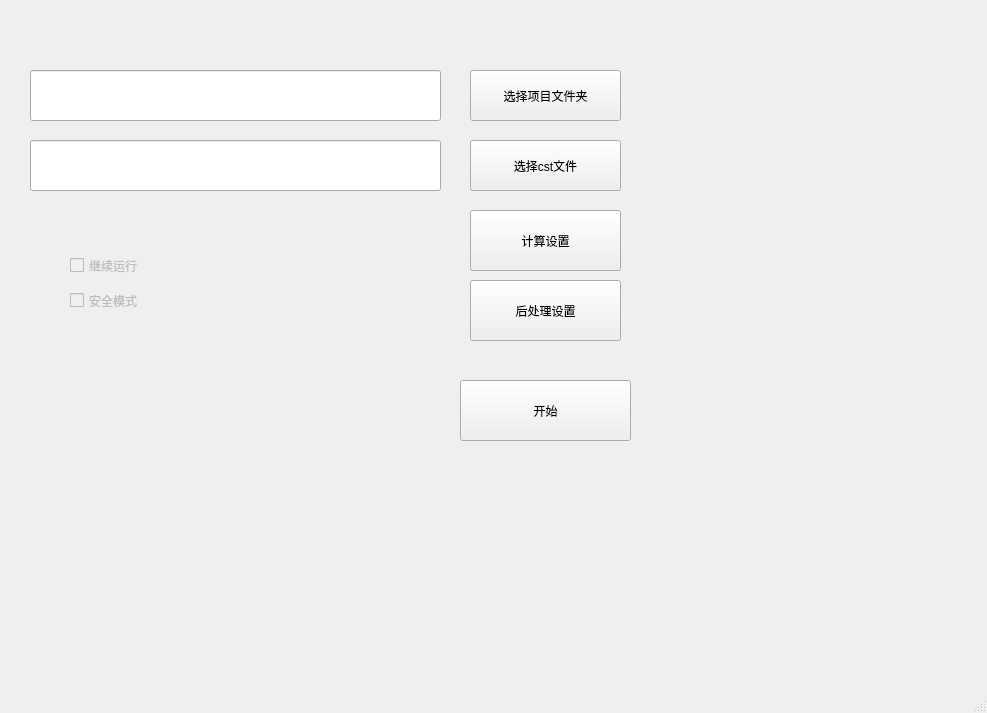
<?xml version="1.0" encoding="UTF-8"?>
<ui version="4.0">
 <class>MainWindow</class>
 <widget class="QMainWindow" name="MainWindow">
  <property name="geometry">
   <rect>
    <x>0</x>
    <y>0</y>
    <width>987</width>
    <height>713</height>
   </rect>
  </property>
  <property name="windowTitle">
   <string>MainWindow</string>
  </property>
  <widget class="QWidget" name="centralwidget">
   <widget class="QPushButton" name="selectProjectDirButton">
    <property name="geometry">
     <rect>
      <x>470</x>
      <y>70</y>
      <width>151</width>
      <height>51</height>
     </rect>
    </property>
    <property name="text">
     <string>选择项目文件夹</string>
    </property>
   </widget>
   <widget class="QLineEdit" name="dirNameLineEdit">
    <property name="geometry">
     <rect>
      <x>30</x>
      <y>70</y>
      <width>411</width>
      <height>51</height>
     </rect>
    </property>
   </widget>
   <widget class="QPushButton" name="StartButton">
    <property name="geometry">
     <rect>
      <x>460</x>
      <y>380</y>
      <width>171</width>
      <height>61</height>
     </rect>
    </property>
    <property name="text">
     <string>开始</string>
    </property>
   </widget>
   <widget class="QWidget" name="horizontalLayoutWidget">
    <property name="geometry">
     <rect>
      <x>670</x>
      <y>40</y>
      <width>271</width>
      <height>471</height>
     </rect>
    </property>
    <layout class="QHBoxLayout" name="LogBoxLayout"/>
   </widget>
   <widget class="QPushButton" name="AlgSettingButton">
    <property name="geometry">
     <rect>
      <x>470</x>
      <y>210</y>
      <width>151</width>
      <height>61</height>
     </rect>
    </property>
    <property name="text">
     <string>计算设置</string>
    </property>
   </widget>
   <widget class="QLineEdit" name="cstFilePathLineEdit">
    <property name="geometry">
     <rect>
      <x>30</x>
      <y>140</y>
      <width>411</width>
      <height>51</height>
     </rect>
    </property>
   </widget>
   <widget class="QPushButton" name="selectCSTPathButton">
    <property name="geometry">
     <rect>
      <x>470</x>
      <y>140</y>
      <width>151</width>
      <height>51</height>
     </rect>
    </property>
    <property name="text">
     <string>选择cst文件</string>
    </property>
   </widget>
   <widget class="QCheckBox" name="checkBox_CTN">
    <property name="enabled">
     <bool>false</bool>
    </property>
    <property name="geometry">
     <rect>
      <x>70</x>
      <y>250</y>
      <width>121</width>
      <height>31</height>
     </rect>
    </property>
    <property name="text">
     <string>继续运行</string>
    </property>
   </widget>
   <widget class="QCheckBox" name="checkBox_SAFE">
    <property name="enabled">
     <bool>false</bool>
    </property>
    <property name="geometry">
     <rect>
      <x>70</x>
      <y>290</y>
      <width>101</width>
      <height>21</height>
     </rect>
    </property>
    <property name="text">
     <string>安全模式</string>
    </property>
   </widget>
   <widget class="QPushButton" name="postProcessButton">
    <property name="geometry">
     <rect>
      <x>470</x>
      <y>280</y>
      <width>151</width>
      <height>61</height>
     </rect>
    </property>
    <property name="text">
     <string>后处理设置</string>
    </property>
   </widget>
  </widget>
  <widget class="QMenuBar" name="menubar">
   <property name="geometry">
    <rect>
     <x>0</x>
     <y>0</y>
     <width>987</width>
     <height>22</height>
    </rect>
   </property>
  </widget>
  <widget class="QStatusBar" name="statusbar"/>
 </widget>
 <resources/>
 <connections/>
</ui>
